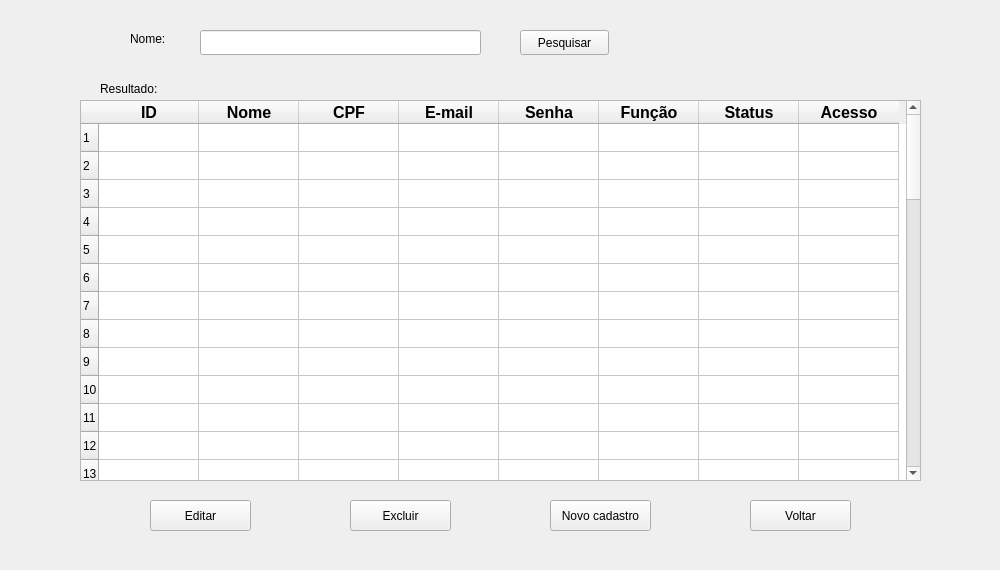
<?xml version="1.0" encoding="UTF-8"?>
<ui version="4.0">
 <class>MainWindow</class>
 <widget class="QMainWindow" name="MainWindow">
  <property name="geometry">
   <rect>
    <x>0</x>
    <y>0</y>
    <width>1000</width>
    <height>570</height>
   </rect>
  </property>
  <property name="minimumSize">
   <size>
    <width>800</width>
    <height>570</height>
   </size>
  </property>
  <property name="maximumSize">
   <size>
    <width>1000</width>
    <height>570</height>
   </size>
  </property>
  <property name="windowTitle">
   <string>Consulta Usuários</string>
  </property>
  <widget class="QWidget" name="centralwidget">
   <widget class="QLabel" name="label">
    <property name="geometry">
     <rect>
      <x>100</x>
      <y>80</y>
      <width>81</width>
      <height>17</height>
     </rect>
    </property>
    <property name="text">
     <string>Resultado:</string>
    </property>
   </widget>
   <widget class="QLineEdit" name="lineNome">
    <property name="geometry">
     <rect>
      <x>200</x>
      <y>30</y>
      <width>281</width>
      <height>25</height>
     </rect>
    </property>
    <property name="inputMask">
     <string/>
    </property>
    <property name="maxLength">
     <number>50</number>
    </property>
   </widget>
   <widget class="QPushButton" name="btnPesquisar">
    <property name="geometry">
     <rect>
      <x>520</x>
      <y>30</y>
      <width>89</width>
      <height>25</height>
     </rect>
    </property>
    <property name="text">
     <string>Pesquisar</string>
    </property>
   </widget>
   <widget class="QLabel" name="lblNome">
    <property name="geometry">
     <rect>
      <x>130</x>
      <y>30</y>
      <width>51</width>
      <height>17</height>
     </rect>
    </property>
    <property name="text">
     <string>Nome:</string>
    </property>
   </widget>
   <widget class="QPushButton" name="btnEditar">
    <property name="geometry">
     <rect>
      <x>150</x>
      <y>500</y>
      <width>101</width>
      <height>31</height>
     </rect>
    </property>
    <property name="text">
     <string>Editar</string>
    </property>
   </widget>
   <widget class="QPushButton" name="btnExcluir">
    <property name="geometry">
     <rect>
      <x>350</x>
      <y>500</y>
      <width>101</width>
      <height>31</height>
     </rect>
    </property>
    <property name="text">
     <string>Excluir</string>
    </property>
   </widget>
   <widget class="QPushButton" name="btnNovo">
    <property name="geometry">
     <rect>
      <x>550</x>
      <y>500</y>
      <width>101</width>
      <height>31</height>
     </rect>
    </property>
    <property name="text">
     <string>Novo cadastro</string>
    </property>
   </widget>
   <widget class="QPushButton" name="btnVoltar">
    <property name="geometry">
     <rect>
      <x>750</x>
      <y>500</y>
      <width>101</width>
      <height>31</height>
     </rect>
    </property>
    <property name="text">
     <string>Voltar</string>
    </property>
   </widget>
   <widget class="QTableWidget" name="tableWidget">
    <property name="geometry">
     <rect>
      <x>80</x>
      <y>100</y>
      <width>841</width>
      <height>381</height>
     </rect>
    </property>
    <property name="lineWidth">
     <number>1</number>
    </property>
    <property name="sizeAdjustPolicy">
     <enum>QAbstractScrollArea::AdjustToContents</enum>
    </property>
    <property name="editTriggers">
     <set>QAbstractItemView::NoEditTriggers</set>
    </property>
    <property name="showGrid">
     <bool>true</bool>
    </property>
    <property name="gridStyle">
     <enum>Qt::SolidLine</enum>
    </property>
    <property name="rowCount">
     <number>50</number>
    </property>
    <attribute name="verticalHeaderDefaultSectionSize">
     <number>28</number>
    </attribute>
    <row/>
    <row/>
    <row/>
    <row/>
    <row/>
    <row/>
    <row/>
    <row/>
    <row/>
    <row/>
    <row/>
    <row/>
    <row/>
    <row/>
    <row/>
    <row/>
    <row/>
    <row/>
    <row/>
    <row/>
    <row/>
    <row/>
    <row/>
    <row/>
    <row/>
    <row/>
    <row/>
    <row/>
    <row/>
    <row/>
    <row/>
    <row/>
    <row/>
    <row/>
    <row/>
    <row/>
    <row/>
    <row/>
    <row/>
    <row/>
    <row/>
    <row/>
    <row/>
    <row/>
    <row/>
    <row/>
    <row/>
    <row/>
    <row/>
    <row/>
    <column>
     <property name="text">
      <string>ID</string>
     </property>
     <property name="font">
      <font>
       <pointsize>12</pointsize>
       <weight>75</weight>
       <bold>true</bold>
      </font>
     </property>
     <property name="textAlignment">
      <set>AlignCenter</set>
     </property>
    </column>
    <column>
     <property name="text">
      <string>Nome</string>
     </property>
     <property name="font">
      <font>
       <pointsize>12</pointsize>
       <weight>75</weight>
       <bold>true</bold>
      </font>
     </property>
     <property name="textAlignment">
      <set>AlignCenter</set>
     </property>
    </column>
    <column>
     <property name="text">
      <string>CPF</string>
     </property>
     <property name="font">
      <font>
       <pointsize>12</pointsize>
       <weight>75</weight>
       <bold>true</bold>
      </font>
     </property>
     <property name="textAlignment">
      <set>AlignCenter</set>
     </property>
    </column>
    <column>
     <property name="text">
      <string>E-mail</string>
     </property>
     <property name="font">
      <font>
       <pointsize>12</pointsize>
       <weight>75</weight>
       <bold>true</bold>
      </font>
     </property>
     <property name="textAlignment">
      <set>AlignCenter</set>
     </property>
    </column>
    <column>
     <property name="text">
      <string>Senha</string>
     </property>
     <property name="font">
      <font>
       <pointsize>12</pointsize>
       <weight>75</weight>
       <bold>true</bold>
      </font>
     </property>
     <property name="textAlignment">
      <set>AlignCenter</set>
     </property>
    </column>
    <column>
     <property name="text">
      <string>Função</string>
     </property>
     <property name="font">
      <font>
       <pointsize>12</pointsize>
       <weight>75</weight>
       <bold>true</bold>
      </font>
     </property>
     <property name="textAlignment">
      <set>AlignCenter</set>
     </property>
    </column>
    <column>
     <property name="text">
      <string>Status</string>
     </property>
     <property name="font">
      <font>
       <pointsize>12</pointsize>
       <weight>75</weight>
       <bold>true</bold>
      </font>
     </property>
     <property name="textAlignment">
      <set>AlignCenter</set>
     </property>
    </column>
    <column>
     <property name="text">
      <string>Acesso</string>
     </property>
     <property name="font">
      <font>
       <pointsize>12</pointsize>
       <weight>75</weight>
       <bold>true</bold>
      </font>
     </property>
     <property name="textAlignment">
      <set>AlignCenter</set>
     </property>
    </column>
   </widget>
  </widget>
  <action name="actionSair">
   <property name="text">
    <string>Sair</string>
   </property>
  </action>
 </widget>
 <resources/>
 <connections/>
</ui>
